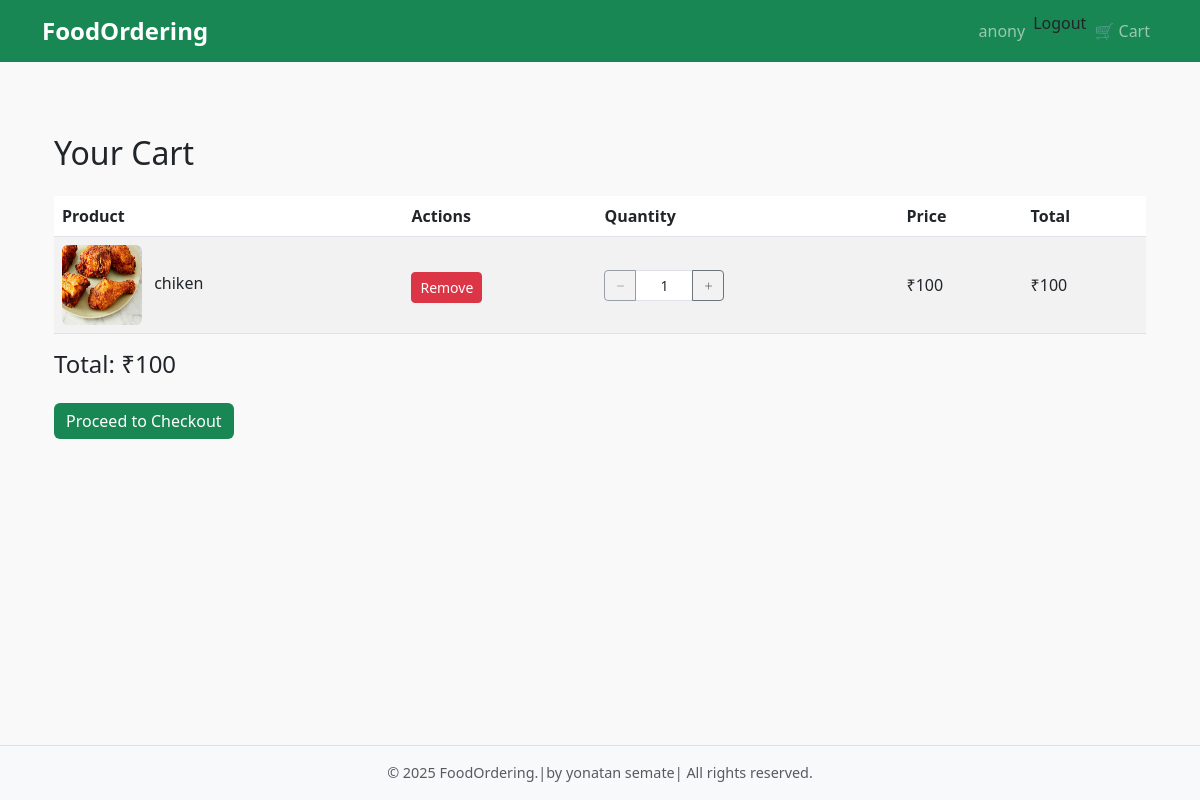
The app's page /cart/cart/ (signed in), older data.
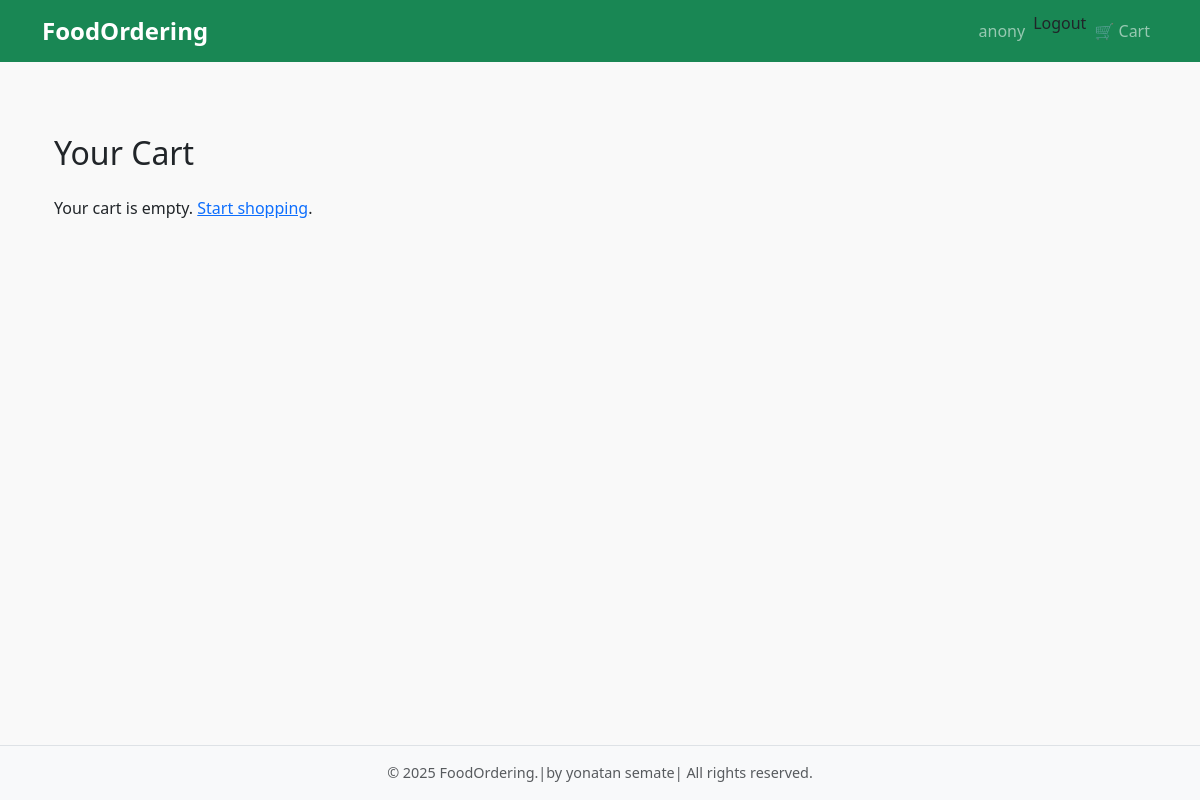
The same page, newer data.
### cart/models.py (models this page shows, shortened)
class CartItem(models.Model):
    user = models.ForeignKey(
        User, on_delete=models.CASCADE, null=True, blank=True
    )  # new
    session_key = models.CharField(
        max_length=100, blank=True
    )  # allow blank for logged-in users
    product = models.ForeignKey(Product, on_delete=models.CASCADE)
    quantity = models.PositiveIntegerField(default=1)
    @property
    def total_price(self):
        return self.quantity * self.product.product_price

### products/models.py (models this page shows, shortened)
class BaseModel(models.Model):
    uid = models.UUIDField(default=uuid.uuid4, editable=False, primary_key=True)
    created_at = models.DateField(auto_now_add=True)
    update_at = models.DateField(auto_now=True)
    class Meta:
        abstract = True

class ProductImages(BaseModel):
    product = models.ForeignKey(
        Product, on_delete=models.CASCADE, related_name="images"
    )
    product_images = models.ImageField(upload_to="products/", blank=True, null=True)

class Product(BaseModel):
    product_name = models.CharField(max_length=100)
    product_slug = models.SlugField(unique=True)
    product_description = models.TextField()
    product_price = models.IntegerField(default=0)
    product_demo_price = models.IntegerField(default=0)

### cart/views.py (the view)
# urls.py: path("cart/", views.view_cart, name="cart_detail"),
def view_cart(request):
    if request.user.is_authenticated:
        cart_items = CartItem.objects.filter(user=request.user)
    else:
        session_key = request.session.session_key
        if not session_key:
            request.session.create()
            session_key = request.session.session_key
        cart_items = CartItem.objects.filter(session_key=session_key)
    total = sum(item.total_price for item in cart_items)
    request.session["cart_count"] = cart_items.count()
    return render(request, "cart/cart.html", {"cart_items": cart_items, "total": total})

### cart/templates/cart/cart.html (shortened to what this page needs)
{% extends 'base.html' %}
{% block content %}
<div class="container mt-5">
    <h2 class="mb-4">Your Cart</h2>
    {% if cart_items %}
    <table class="table table-striped align-middle">
        <thead>
            <tr>
                <th>Product</th>
                <th>Actions</th>
                <th>Quantity</th>
                <th>Price</th>
                <th>Total</th>
            </tr>
        </thead>
        <tbody>
            {% for item in cart_items %}
            <tr>
                <td>
                    {% with item.product.images.first as image %}
                        {% if image %}
                            <img src="{{ image.product_images.url }}" width="80" height="80" alt="product image" class="me-2 rounded">
                        {% endif %}
                    {% endwith %}
                    {{ item.product.product_name }}
                </td>
                <td>
                    <form method="POST" action="{% url 'cart_update' item.product.uid %}" class="d-inline">
                        <button type="submit" name="action" value="remove" class="btn btn-danger btn-sm mt-1">Remove</button>
                    </form>
                </td>
                <td>
                    <form method="POST" action="{% url 'cart_update' item.product.uid %}">
                        <div class="input-group" style="max-width: 120px;"><button type="submit" name="action" value="decrement" class="btn btn-outline-secondary btn-sm" {% if item.quantity == 1 %}disabled{% endif %}>
                            <i class="bi bi-dash"></i>
                        </button>
                        <input type="text" value="{{ item.quantity }}" class="form-control text-center form-control-sm" readonly>
                        <button type="submit" name="action" value="increment" class="btn btn-outline-secondary btn-sm">
                            <i class="bi bi-plus"></i>
                        </button>
                        </div>
                    </form>
                </td>
                <td>₹{{ item.product.product_price }}</td>
                <td>₹{{ item.total_price }}</td>
            </tr>
            {% endfor %}
        </tbody>
    </table>
    <h4>Total: ₹{{ total }}</h4>
    <a href="{% url 'checkout' %}" class="btn btn-success mt-3">Proceed to Checkout</a>
    {% else %}
    <p>Your cart is empty. <a href="{% url 'product_list' %}">Start shopping</a>.</p>
    {% endif %}
</div>
{% endblock %}

Row changes from the older to the newer data that the page shows:
removed CartItem: product.images.first.product_images (picture), product.product_name "chiken", quantity "1", product.product_price "100", total_price "100"
Text that changed along with them:
{{ total }}: "100" → (not shown)
text no longer shown: "Product Actions Quantity Price Total Total: ₹ Proceed to Checkout"
text now shown: "Your cart is empty. Start shopping ."
